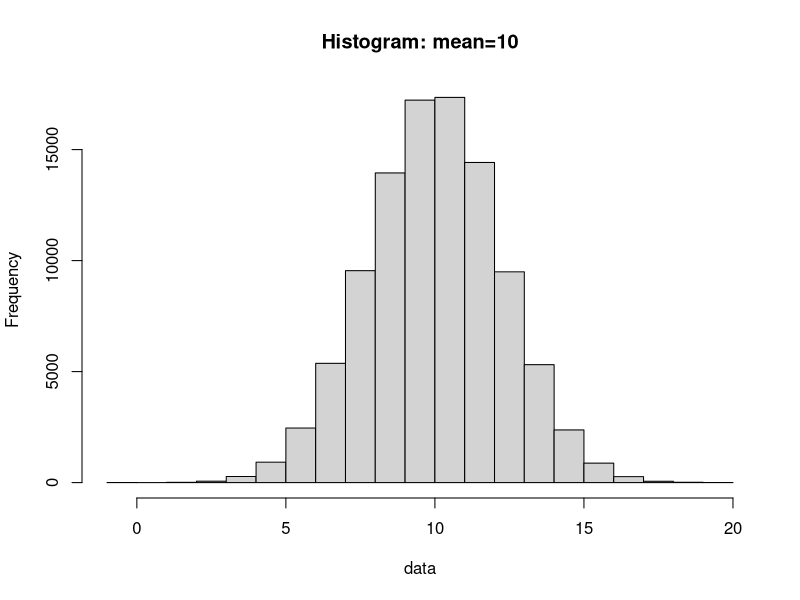
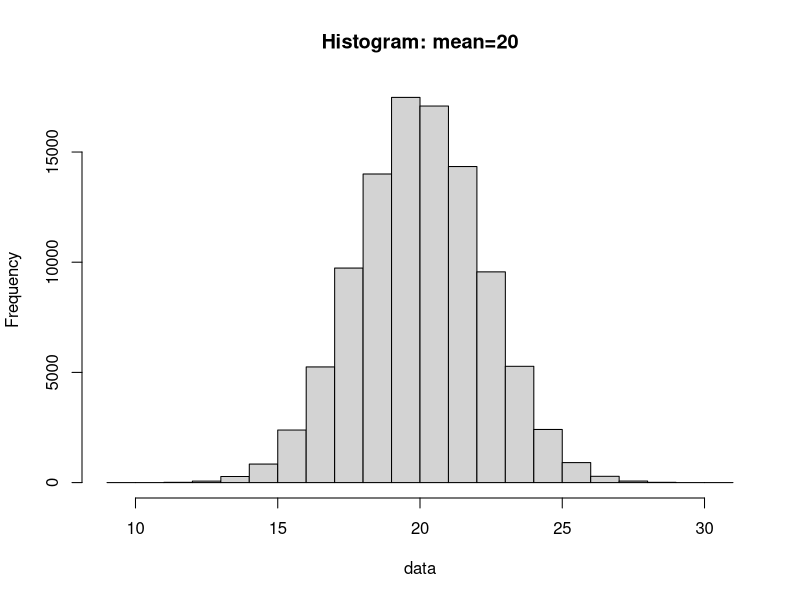
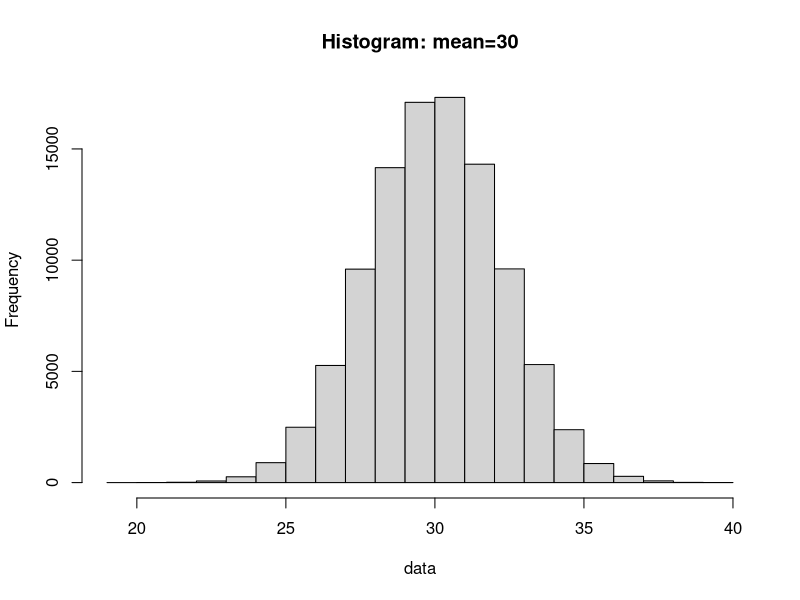
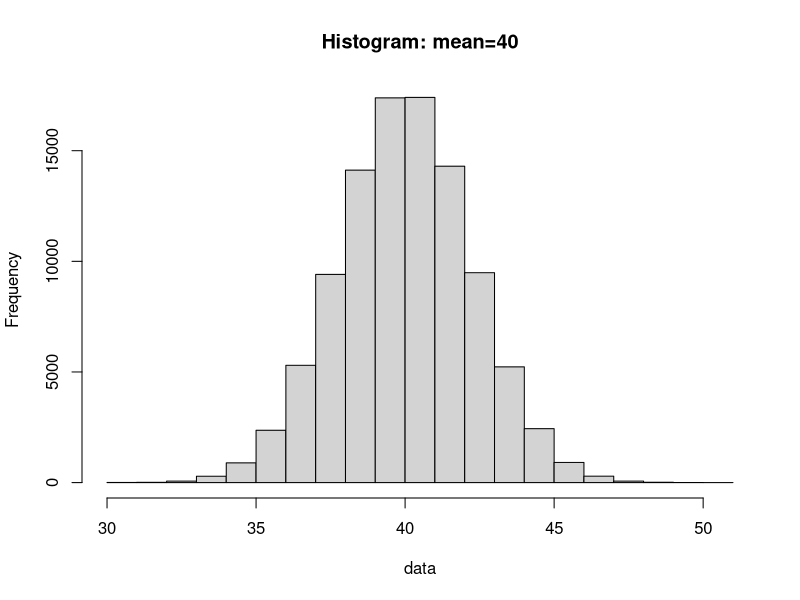
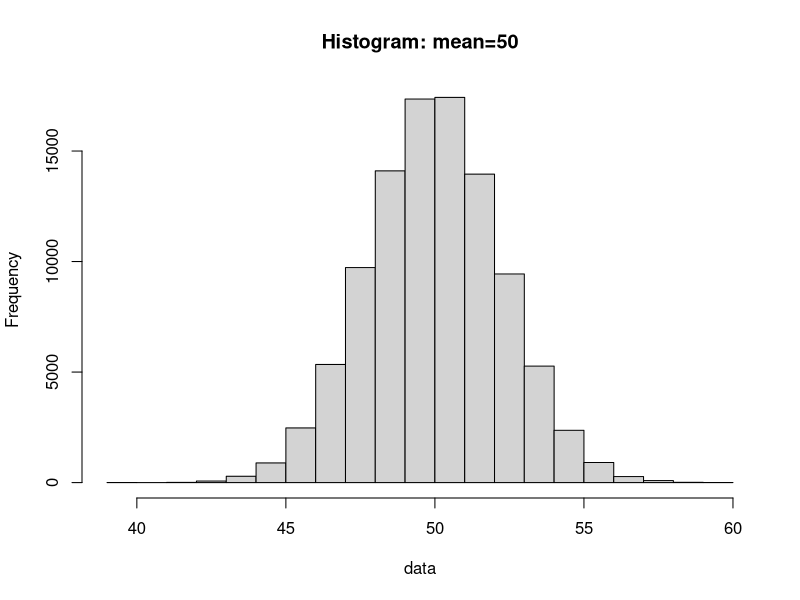
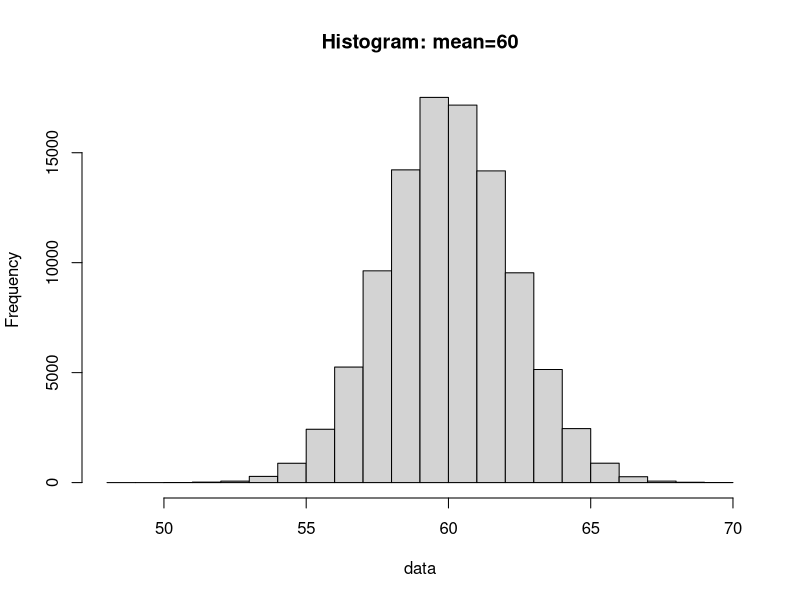
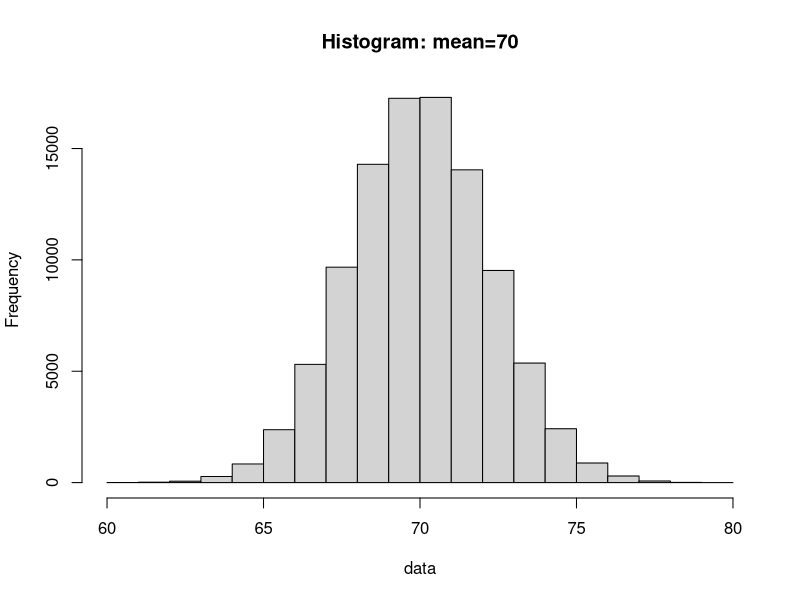
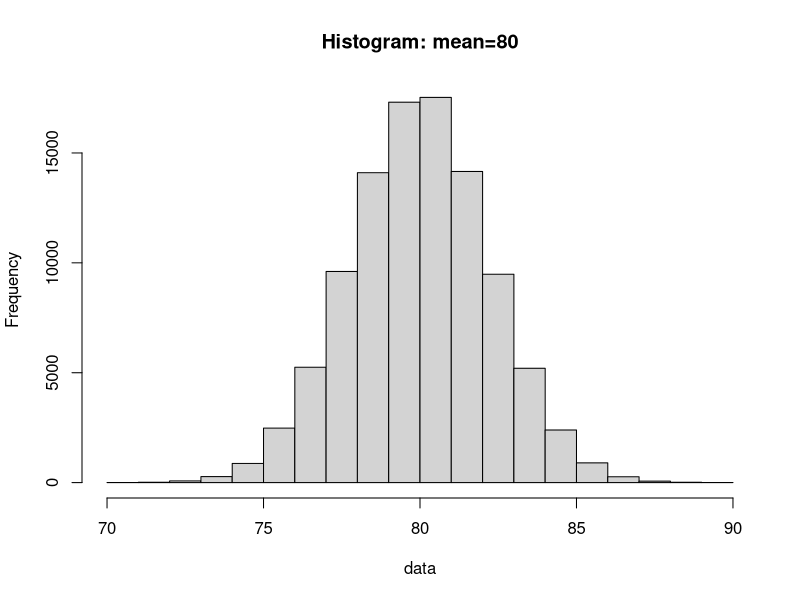

The R source for these figures, in order:
# Exercise 1
# This code generates 20 sets of samples of size n=100k. 
# Each sample is drawn from a N(mu_i,5) for i={1,2,...,20} where mu_{1:20} = {10, 20, 30 ,...180,190,200}. 
# Note that it takes 5 seconds to generate a sample.
# The code generates a histogram for each set and saves it as a pdf. 
# We use 1 processors

setwd("/storage/work/svr5482/ROAR_workshop/exercise1")

setNum<-9
# Create a wrapper for the function
histCreate<- function(filetitle){
  Sys.sleep(5) # Forces a 5 second wait 
  data<-rnorm(100000,mean=10*filetitle,sd=sqrt(5)) # Draw 100k samples from N(mu,5)
  pdf(paste("Histogram",filetitle,".pdf",sep="")) # Create Histogram PDF
  hist(data, main =paste("Histogram: mean=",10*filetitle,sep=""))
  dev.off()
  return(data)
  
}

# run this using a for loop
findata<-matrix(NA,nrow=100000,ncol=setNum)
for(i in 1:setNum){
  print(paste("Generating Sample #",i))
  findata[,i]<-histCreate(i)
}
save(findata,file="findata.RData")
